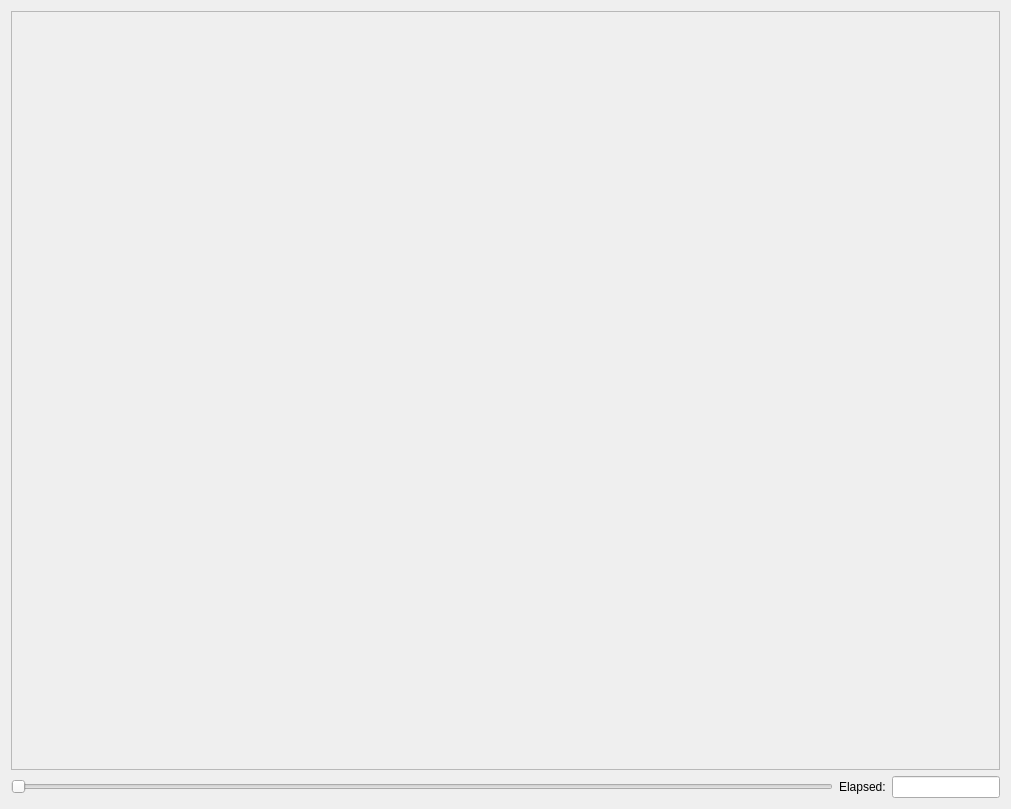
<?xml version="1.0" encoding="UTF-8"?>
<ui version="4.0">
 <class>Dialog</class>
 <widget class="QDialog" name="Dialog">
  <property name="geometry">
   <rect>
    <x>0</x>
    <y>0</y>
    <width>1011</width>
    <height>809</height>
   </rect>
  </property>
  <property name="windowTitle">
   <string>Dialog</string>
  </property>
  <layout class="QVBoxLayout" name="verticalLayout" stretch="1,0">
   <item>
    <widget class="QFrame" name="mapFrame">
     <property name="frameShape">
      <enum>QFrame::StyledPanel</enum>
     </property>
     <property name="frameShadow">
      <enum>QFrame::Raised</enum>
     </property>
     <zorder>timeSlider</zorder>
     <zorder>horizontalLayoutWidget</zorder>
     <zorder>groupBox</zorder>
    </widget>
   </item>
   <item>
    <layout class="QHBoxLayout" name="horizontalLayout_3" stretch="1,0">
     <item>
      <widget class="QSlider" name="timeSlider">
       <property name="maximum">
        <number>1000</number>
       </property>
       <property name="orientation">
        <enum>Qt::Horizontal</enum>
       </property>
      </widget>
     </item>
     <item>
      <layout class="QHBoxLayout" name="horizontalLayout_4">
       <item>
        <widget class="QLabel" name="label">
         <property name="text">
          <string>Elapsed:</string>
         </property>
        </widget>
       </item>
       <item>
        <widget class="QLineEdit" name="elapsedTime">
         <property name="readOnly">
          <bool>true</bool>
         </property>
        </widget>
       </item>
      </layout>
     </item>
    </layout>
   </item>
  </layout>
 </widget>
 <resources/>
 <connections/>
</ui>
